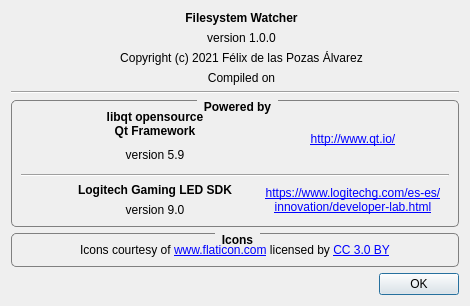
<?xml version="1.0" encoding="UTF-8"?>
<ui version="4.0">
 <class>AboutDialog</class>
 <widget class="QDialog" name="AboutDialog">
  <property name="geometry">
   <rect>
    <x>0</x>
    <y>0</y>
    <width>470</width>
    <height>306</height>
   </rect>
  </property>
  <property name="minimumSize">
   <size>
    <width>470</width>
    <height>306</height>
   </size>
  </property>
  <property name="maximumSize">
   <size>
    <width>470</width>
    <height>306</height>
   </size>
  </property>
  <property name="windowTitle">
   <string>About...</string>
  </property>
  <property name="windowIcon">
   <iconset resource="rsc/resources.qrc">
    <normaloff>:/FilesystemWatcher/eye-1.svg</normaloff>:/FilesystemWatcher/eye-1.svg</iconset>
  </property>
  <layout class="QVBoxLayout" name="verticalLayout" stretch="1,0,0">
   <item>
    <layout class="QVBoxLayout" name="verticalLayout_2">
     <item>
      <layout class="QHBoxLayout" name="horizontalLayout" stretch="0,0,0,0">
       <item>
        <spacer name="horizontalSpacer">
         <property name="orientation">
          <enum>Qt::Horizontal</enum>
         </property>
         <property name="sizeHint" stdset="0">
          <size>
           <width>40</width>
           <height>20</height>
          </size>
         </property>
        </spacer>
       </item>
       <item>
        <widget class="QLabel" name="label">
         <property name="maximumSize">
          <size>
           <width>64</width>
           <height>64</height>
          </size>
         </property>
         <property name="text">
          <string/>
         </property>
         <property name="pixmap">
          <pixmap resource="rsc/resources.qrc">:/FilesystemWatcher/eye-1.svg</pixmap>
         </property>
         <property name="scaledContents">
          <bool>true</bool>
         </property>
         <property name="alignment">
          <set>Qt::AlignCenter</set>
         </property>
        </widget>
       </item>
       <item>
        <layout class="QVBoxLayout" name="verticalLayout_3">
         <item>
          <widget class="QLabel" name="label_2">
           <property name="font">
            <font>
             <weight>75</weight>
             <bold>true</bold>
            </font>
           </property>
           <property name="text">
            <string>Filesystem Watcher</string>
           </property>
           <property name="alignment">
            <set>Qt::AlignCenter</set>
           </property>
          </widget>
         </item>
         <item>
          <widget class="QLabel" name="m_version">
           <property name="text">
            <string>version 1.0.0</string>
           </property>
           <property name="alignment">
            <set>Qt::AlignCenter</set>
           </property>
          </widget>
         </item>
         <item>
          <widget class="QLabel" name="m_copyright">
           <property name="text">
            <string>Copyright (c) 2021 Félix de las Pozas Álvarez</string>
           </property>
           <property name="alignment">
            <set>Qt::AlignCenter</set>
           </property>
          </widget>
         </item>
         <item>
          <widget class="QLabel" name="m_compilationDate">
           <property name="text">
            <string>Compiled on</string>
           </property>
           <property name="alignment">
            <set>Qt::AlignCenter</set>
           </property>
          </widget>
         </item>
        </layout>
       </item>
       <item>
        <spacer name="horizontalSpacer_2">
         <property name="orientation">
          <enum>Qt::Horizontal</enum>
         </property>
         <property name="sizeHint" stdset="0">
          <size>
           <width>40</width>
           <height>20</height>
          </size>
         </property>
        </spacer>
       </item>
      </layout>
     </item>
     <item>
      <widget class="Line" name="line">
       <property name="orientation">
        <enum>Qt::Horizontal</enum>
       </property>
      </widget>
     </item>
     <item>
      <widget class="QGroupBox" name="groupBox">
       <property name="font">
        <font>
         <weight>75</weight>
         <bold>true</bold>
        </font>
       </property>
       <property name="styleSheet">
        <string notr="true">QGroupBox {
    border: 1px solid gray;
    border-radius: 5px;
    margin-top: 2ex;
}

QGroupBox::title {
    subcontrol-origin: margin;
    subcontrol-position: top center; /* position at the top center */
    padding: 0px 5px;
}</string>
       </property>
       <property name="title">
        <string>Powered by</string>
       </property>
       <property name="alignment">
        <set>Qt::AlignHCenter|Qt::AlignTop</set>
       </property>
       <property name="flat">
        <bool>false</bool>
       </property>
       <layout class="QVBoxLayout" name="verticalLayout_11" stretch="1,0,0">
        <item>
         <layout class="QHBoxLayout" name="horizontalLayout_7">
          <property name="topMargin">
           <number>0</number>
          </property>
          <item>
           <widget class="QLabel" name="label_3">
            <property name="maximumSize">
             <size>
              <width>32</width>
              <height>32</height>
             </size>
            </property>
            <property name="text">
             <string/>
            </property>
            <property name="pixmap">
             <pixmap resource="rsc/resources.qrc">:/FilesystemWatcher/qt.ico</pixmap>
            </property>
            <property name="scaledContents">
             <bool>true</bool>
            </property>
           </widget>
          </item>
          <item>
           <layout class="QVBoxLayout" name="verticalLayout_4">
            <property name="spacing">
             <number>3</number>
            </property>
            <item>
             <widget class="QLabel" name="label_26">
              <property name="font">
               <font>
                <weight>75</weight>
                <bold>true</bold>
               </font>
              </property>
              <property name="text">
               <string>libqt opensource
Qt Framework</string>
              </property>
              <property name="alignment">
               <set>Qt::AlignCenter</set>
              </property>
             </widget>
            </item>
            <item>
             <widget class="QLabel" name="m_qtVersion">
              <property name="text">
               <string>version 5.9</string>
              </property>
              <property name="alignment">
               <set>Qt::AlignCenter</set>
              </property>
             </widget>
            </item>
           </layout>
          </item>
          <item>
           <widget class="QLabel" name="label_7">
            <property name="text">
             <string>&lt;a href=&quot;http://www.qt.io/&quot;&gt;http://www.qt.io/&lt;/a&gt;</string>
            </property>
            <property name="alignment">
             <set>Qt::AlignCenter</set>
            </property>
            <property name="openExternalLinks">
             <bool>true</bool>
            </property>
           </widget>
          </item>
         </layout>
        </item>
        <item>
         <widget class="Line" name="line_2">
          <property name="orientation">
           <enum>Qt::Horizontal</enum>
          </property>
         </widget>
        </item>
        <item>
         <layout class="QHBoxLayout" name="horizontalLayout_2">
          <item>
           <widget class="QLabel" name="label_6">
            <property name="minimumSize">
             <size>
              <width>32</width>
              <height>32</height>
             </size>
            </property>
            <property name="maximumSize">
             <size>
              <width>32</width>
              <height>32</height>
             </size>
            </property>
            <property name="text">
             <string/>
            </property>
            <property name="pixmap">
             <pixmap resource="rsc/resources.qrc">:/FilesystemWatcher/logitech.ico</pixmap>
            </property>
            <property name="scaledContents">
             <bool>true</bool>
            </property>
           </widget>
          </item>
          <item>
           <layout class="QVBoxLayout" name="verticalLayout_5">
            <item>
             <widget class="QLabel" name="label_9">
              <property name="font">
               <font>
                <weight>75</weight>
                <bold>true</bold>
               </font>
              </property>
              <property name="text">
               <string>Logitech Gaming LED SDK</string>
              </property>
              <property name="alignment">
               <set>Qt::AlignCenter</set>
              </property>
             </widget>
            </item>
            <item>
             <widget class="QLabel" name="m_logitechVersion">
              <property name="text">
               <string>version 9.0</string>
              </property>
              <property name="alignment">
               <set>Qt::AlignCenter</set>
              </property>
             </widget>
            </item>
           </layout>
          </item>
          <item>
           <widget class="QLabel" name="label_8">
            <property name="text">
             <string>&lt;a href=&quot;https://www.logitechg.com/es-es/innovation/developer-lab.html&quot;&gt;https://www.logitechg.com/es-es/innovation/developer-lab.html&lt;/a&gt;</string>
            </property>
            <property name="alignment">
             <set>Qt::AlignCenter</set>
            </property>
            <property name="wordWrap">
             <bool>true</bool>
            </property>
            <property name="openExternalLinks">
             <bool>true</bool>
            </property>
           </widget>
          </item>
         </layout>
        </item>
       </layout>
      </widget>
     </item>
    </layout>
   </item>
   <item>
    <widget class="QGroupBox" name="groupBox_2">
     <property name="font">
      <font>
       <weight>75</weight>
       <bold>true</bold>
      </font>
     </property>
     <property name="styleSheet">
      <string notr="true">QGroupBox {
    border: 1px solid gray;
    border-radius: 5px;
    margin-top: 2ex;
}

QGroupBox::title {
    subcontrol-origin: margin;
    subcontrol-position: top center; /* position at the top center */
    padding: 0px 5px;
}</string>
     </property>
     <property name="title">
      <string>Icons</string>
     </property>
     <layout class="QVBoxLayout" name="verticalLayout_6">
      <item>
       <widget class="QLabel" name="label_5">
        <property name="text">
         <string>&lt;div&gt;Icons courtesy of &lt;a href=&quot;https://www.flaticon.com/&quot; title=&quot;Flaticon&quot;&gt;www.flaticon.com&lt;/a&gt; licensed by &lt;a href=&quot;http://creativecommons.org/licenses/by/3.0/&quot; title=&quot;Creative Commons BY 3.0&quot; target=&quot;_blank&quot;&gt;CC 3.0 BY&lt;/a&gt;&lt;/div&gt;</string>
        </property>
        <property name="alignment">
         <set>Qt::AlignCenter</set>
        </property>
        <property name="openExternalLinks">
         <bool>true</bool>
        </property>
       </widget>
      </item>
     </layout>
    </widget>
   </item>
   <item>
    <widget class="QDialogButtonBox" name="buttonBox">
     <property name="maximumSize">
      <size>
       <width>575</width>
       <height>23</height>
      </size>
     </property>
     <property name="orientation">
      <enum>Qt::Horizontal</enum>
     </property>
     <property name="standardButtons">
      <set>QDialogButtonBox::Ok</set>
     </property>
    </widget>
   </item>
  </layout>
 </widget>
 <resources>
  <include location="rsc/resources.qrc"/>
 </resources>
 <connections>
  <connection>
   <sender>buttonBox</sender>
   <signal>accepted()</signal>
   <receiver>AboutDialog</receiver>
   <slot>accept()</slot>
   <hints>
    <hint type="sourcelabel">
     <x>248</x>
     <y>254</y>
    </hint>
    <hint type="destinationlabel">
     <x>157</x>
     <y>274</y>
    </hint>
   </hints>
  </connection>
  <connection>
   <sender>buttonBox</sender>
   <signal>rejected()</signal>
   <receiver>AboutDialog</receiver>
   <slot>reject()</slot>
   <hints>
    <hint type="sourcelabel">
     <x>316</x>
     <y>260</y>
    </hint>
    <hint type="destinationlabel">
     <x>286</x>
     <y>274</y>
    </hint>
   </hints>
  </connection>
 </connections>
</ui>
